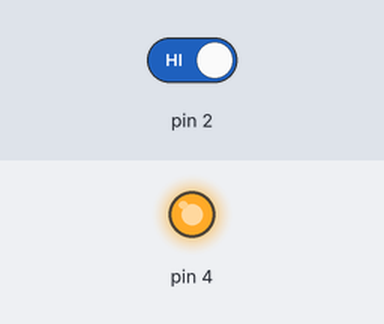
Bench run of a sketch on a simulated Arduino Uno, built with avr-gcc and run on an emulated ATmega328P. Shown: output pins drawn as LEDs (lit = HIGH). The test bench sets the inputs (shaded band); at power-on: pin 2 HIGH.

Above: at 3.2 s.
3.3 s: pin 2 driven LOW
At 4.5 s:
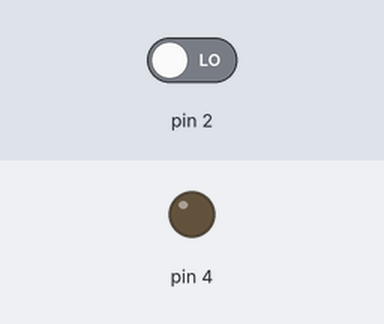
4.8 s: pin 2 driven HIGH
At 5.9 s:
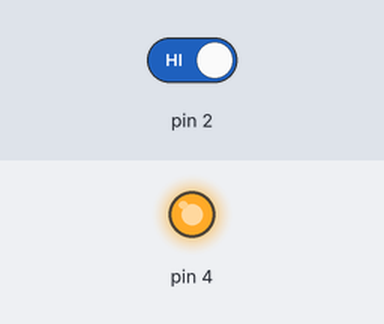
Timing chart, 0 to 7.8 s (numbered marks = the images above; inputs shaded):
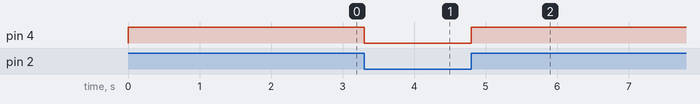

The sketch:

led_from_pin.ino
```cpp
int buttonPressed = 0;

void setup()
{
    pinMode(4, OUTPUT);
    pinMode(2, INPUT);

    digitalWrite(4, HIGH);
    delay(2000);
}

void loop()
{
    buttonPressed = digitalRead(2);

    if (buttonPressed == LOW)
    {
        digitalWrite(4, LOW);
    }
    else
    {
        digitalWrite(4, HIGH);
    }
}
```

Measured:
- after the input at 3.3 s, pin 4: HIGH → LOW at once
- after the input at 4.8 s, pin 4: LOW → HIGH at once
